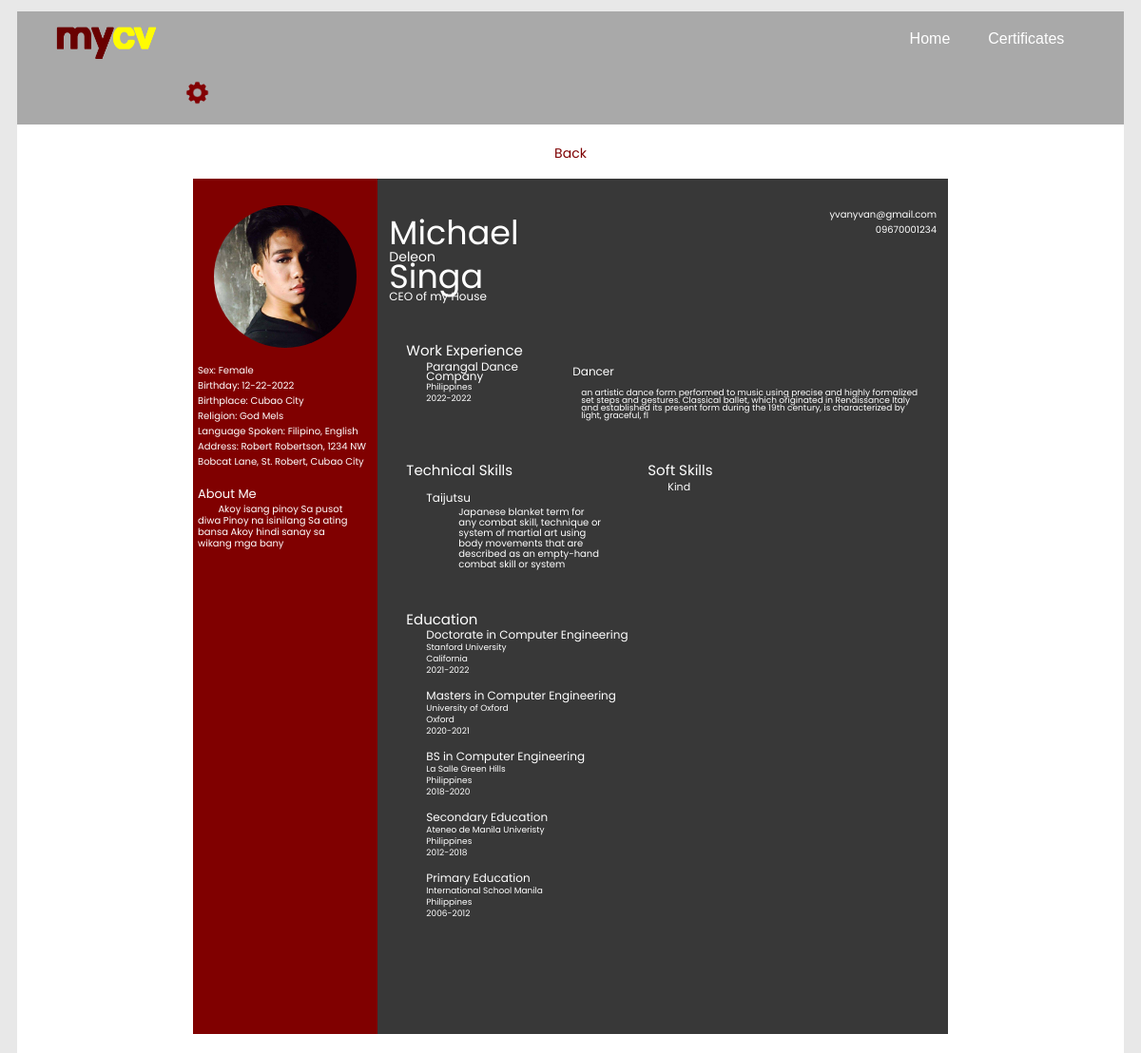
/webfaculty/faculty-studentresume2.php?uid=4, run on the app's committed database.
### tables this page shows
CREATE TABLE IF NOT EXISTS `personalinformation` (
  `uid` int(11) NOT NULL AUTO_INCREMENT,
  `profilepic` varchar(100) NOT NULL,
  `firstname` varchar(100) NOT NULL,
  `middlename` varchar(100) NOT NULL,
  `lastname` varchar(100) NOT NULL,
  `studentnumber` varchar(100) NOT NULL,
  `password` varchar(100) NOT NULL,
  `emailaddress` varchar(100) NOT NULL,
  `currentposition` varchar(100) NOT NULL,
  `birthdate` varchar(100) NOT NULL,
  `birthplace` varchar(100) NOT NULL,
  `gender` varchar(100) NOT NULL,
  `mobilenumber` varchar(100) NOT NULL,
  `address` varchar(100) NOT NULL,
  `religion` varchar(100) NOT NULL,
  `language` varchar(100) NOT NULL,
  `aboutme` varchar(5000) NOT NULL,
  `viewcourse` varchar(70) NOT NULL,
  `currentcourse` varchar(500) NOT NULL,
  `school` varchar(500) NOT NULL,
  `iskolar` varchar(200) NOT NULL,
  `bookmark` varchar(100) NOT NULL,
  `resumestatus` int(20) NOT NULL,
  PRIMARY KEY (`uid`)
);

CREATE TABLE IF NOT EXISTS `workexperience` (
  `id` int(11) NOT NULL AUTO_INCREMENT,
  `uid` int(11) NOT NULL,
  `companyname` varchar(100) NOT NULL,
  `country` varchar(100) NOT NULL,
  `year` varchar(100) NOT NULL,
  `vendor` varchar(100) NOT NULL,
  `description` varchar(255) NOT NULL,
  PRIMARY KEY (`id`)
);

CREATE TABLE IF NOT EXISTS `skills` (
  `id` int(11) NOT NULL AUTO_INCREMENT,
  `uid` int(11) NOT NULL,
  `type` varchar(100) NOT NULL,
  `skill` varchar(100) NOT NULL,
  `description` varchar(255) NOT NULL,
  PRIMARY KEY (`id`)
);

CREATE TABLE IF NOT EXISTS `education` (
  `id` bigint(20) NOT NULL AUTO_INCREMENT,
  `uid` bigint(20) NOT NULL,
  `courselevel` varchar(100) NOT NULL,
  `schoolname` varchar(100) NOT NULL,
  `country` varchar(100) NOT NULL,
  `year` varchar(100) NOT NULL,
  PRIMARY KEY (`id`)
);

### webfaculty/faculty-studentresume2.php (the view, shortened to what this page needs)
<!DOCTYPE html>
<?php
$uid = $_REQUEST['uid'];
?>
<head>
    <link rel="stylesheet" href="../css/faculty-studentresume1.css" />
</head>
<body>
	<div class="header">
		<div class="logo"><a href="faculty-home.php"><img src="../images/mycv.png" width="130px" height="60px"></a></div>
		<div class="home"><a href="faculty-home.php">Home</a></div>
		<div class="certificates"><a href="faculty-bookmarked.php">Certificates</a></div>
		<div class="settings"><input type="image" src="../images/settings.png" alt="settings" width="25px" height="25px" value="settings" onclick="divisionjava()"></div>
	</div>
	<div class="content">
			<center><div class="back"><form><a onclick="history.back()" style="cursor:pointer;">Back</a></form></div><br>
<?php
$result=mysql_query("SELECT * FROM personalinformation WHERE uid='$uid'");
	while($test = mysql_fetch_array($result)){
?>
	  <div class="container">
		<div class="table-row">
		 <div class="table-cell">
			<div class="avatar">
				<div><center><img src="../<?echo $test['profilepic'];?>" alt="Avatar" width="150" height="150"></center></div><br>
			</div>
			<div class="info">
				Sex: <?echo $test['gender'];?><br>
				Birthday: <?echo $test['birthdate'];?><br>
				Birthplace: <?echo $test['birthplace'];?><br>
				Religion: <?echo $test['religion'];?><br>
				Language Spoken: <?echo $test['language'];?><br>
				Address: <?echo $test['address'];?><br><br>
			</div>
			<div>
				<div class="about">About Me</div>
				<div class="p">&nbsp;&nbsp;&nbsp;&nbsp;&nbsp;&nbsp;&nbsp;&nbsp;<?echo $test['aboutme'];?>
				</div>
			</div>
		 </div>
		 <div class="table-cell2">
			<div class="box1">
				<div class="pepito"><?echo $test['firstname'];?></div>
				<div class="venancio"><?echo $test['middlename'];?></div>
				<div class="manaloto"><?echo $test['lastname'];?></div>
				<div class="course"><?echo $test['currentposition'];?></div>
			</div>
			<div class="box2">
				<div><?echo $test['emailaddress'];?></div>
				<div><?echo $test['mobilenumber'];?></div>
			</div>
			<?}?>
			<div>
				<table class="con" width="100%" border="0">
					<div>
						<thead>
							<td><div class="work">Work Experience</div></td>
							<td></td>
						</thead>
							<tbody>
								<?php
									$workexpquery=mysql_query("SELECT * FROM workexperience  WHERE uid='$uid' ORDER BY year DESC");
										while($workexp = mysql_fetch_array($workexpquery)){
											echo"<tr>";
											echo"<td width='25%'><div class='company'>".$workexp['companyname']."</div></td>";
											echo"<td width='75%'><div class='ganap'>".$workexp['vendor']."</div></td>";
											echo"</tr>";
											echo"<tr>";
											echo"<td><div class='detail1'>".$workexp['country']."</div></td>";
											echo"<td rowspan='4'><div class='detail2'>".$workexp['description']."</div></td>";
											echo"</tr>";
											echo"<tr><td><div class='detail1'>".$workexp['year']."</div></td></tr>";
											echo"<tr><td><div class='detail1'>&nbsp;</div></td></tr>";
											echo"<tr><td><div class='detail1'>&nbsp;</div></td></tr>";
										}
								?>
							</tbody>
					</div>
				</table>
				<br><br>
				<table class="con" border="0">
					<div>
						<thead>
							<td><div class="techskills">Technical Skills</div></td>
							<td><div class="skills">Soft Skills</div></td>
						</thead>
							<tbody>
								<tr>
									<td><div class="graphics"></div></td>
									<td rowspan="500" id="top"><div class="fastlearner">
									<?php
									$skillsquery=mysql_query("SELECT * FROM skills WHERE type='soft' and uid='$uid'");
										while($skillsres = mysql_fetch_array($skillsquery)){
											echo $skillsres['skill']."<br>";
										}
									?>
								</div></td>
								</tr>
								<?php
									$skillstechquery=mysql_query("SELECT * FROM skills WHERE type='technical' and uid='$uid'");
										while($skillstechres = mysql_fetch_array($skillstechquery)){
											echo "<tr><td><div class='graphics'>".$skillstechres['skill']."</div></td></tr>";
											echo "<tr><td><div class='samplemsg'>".$skillstechres['description']."</div></td></tr>";
										}
								?>
					</div>
				</table>
				<br><br>
				<table class="con">
					<div>
						<thead>
							<td><div class="educ">Education</div></td>
						</thead>
							<tbody>
								<?php
									$educationquery=mysql_query("SELECT * FROM education  WHERE uid='$uid' ORDER BY year DESC");
										while($educationres = mysql_fetch_array($educationquery)){
											echo "<tr><td><div class='details3'>".$educationres['courselevel']."</div></td></tr>";
											echo "<tr><td><div class='details4'>".$educationres['schoolname']."</div></td></tr>";
											echo "<tr><td><div class='details4'>".$educationres['country']."</div></td></tr>";
											echo "<tr><td><div class='details4'>".$educationres['year']."</div></td></tr>";
											echo "<tr><td><div class='details3'> &nbsp;</div></td></tr>";
										}
								?>
					</div>
				</table>
			</div>
		 </div>
		</div>
	  </div>
	</div>
  </body>
</html>

### css/faculty-studentresume1.css (style rules this page uses)
* { box-sizing: border-box; }
.header { overflow: hidden; background-color: #A9A9A9; max-width: 100%; min-height: 60px; }
.logo { float: left; padding: 1px; margin: 0 0 0 30px; }
.home { font-size: 16px; font-family: Poppins Bold, Arial; float: left; padding: 20px; margin: 0 0 0 65% ; }
.certificates { font-size: 16px; font-family: Poppins Bold, Arial; float: left; padding: 20px; margin: 0 0 0 0; }
.settings { font-size: 15px; float: left; color: black; padding: 15px; margin: 0 0 0 0 ; }
.logo, .home, .certificates, .settings { display: inline-block; }
.home a, .certificates a { float: left; color: white; text-decoration: none; transition:0.3s; }
a { color: #7E0102; text-decoration: none; }
body { margin: 1% auto auto auto; color: maroon; text-align: center; font-family: Poppins; font-size: 10px; width: 97%; background-color: #E8E8E8; }
.back { font-size: 14px; align-items: center; display: block; }
.content { background-color: white; padding: 20px; justify-content: center; align-items: center; width: 100%; }
.container { clear: both; display: table; width: 794px; align-items: center; }
.table-row { display: table-row; height: 900px; }
.table-cell { background: maroon; color: white; text-align: left; display: table-cell; padding: 5px; width:1%; }
img { border-radius: 50%; position: relative; display: flex; }
.info { width: 180px; }
.about { font-size: 13px; width: 100px; }
.p { width: 170px; bottom: 20px; line-height: 12px; }
.table-cell2 { background: #383838; color: white; text-align: left; display: table-cell; padding: 12px; width:30%; }
.box1 { float: left; width: 150px; height: 140px; margin: 5px position: relative; margin-top:18px; }
.pepito { font-size: 35px; width: 30px; }
.venancio { font-size: 14px; width: 50px; position: relative; bottom: 11px; }
.manaloto { font-size: 35px; width: 50px; position: relative; bottom: 28px; }
.course { font-size: 12px; width: 150px; position: relative; bottom: 42px; }
.box2 { float: right; text-align: right; width: 150px; height: 140px; margin: 5px position: relative; margin-top:18px; }
.work { font-size: 15px; margin-left: 1em; line-height: 16px; width: 150px; }
.company { font-size: 12px; margin-left: 3em; line-height: 10px; width: 150px; }
.ganap { font-size: 12px; line-height: 10px; width: 150px; }
.detail1 { font-size: 9px; margin-left: 4em; line-height: 8px; width: 150px; position: relative; bottom: 2px; }
.detail2 { font-size: 9px; margin-left: 1em; line-height: 8px; width: 95%; position: relative; bottom: 2px; }
.techskills { font-size: 15px; margin-left: 1em; line-height: 16px; width: 150px; }
.graphics { font-size: 12px; margin-left: 3em; line-height: 10px; width: 150px; position: relative; }
.samplemsg { font-size: 10px; margin-left: 7em; margin-bottom: 1em; line-height: 11px; width: 150px; }
.skills { font-size: 15px; line-height: 16px; margin-left: 3em; width: 150px; }
.fastlearner { margin-left: 6em; width: 150px; font-size: 11px; line-height: 11px; vertical-align: text-top; }
td#top { vertical-align: text-top; }
.educ { font-size: 15px; margin-left: 1em; line-height: 16px; position: relative; bottom: 3px; width: 150px; }
.details3 { font-size: 12px; margin-left: 3em; line-height: 10px; width: 250px; position: relative; bottom: 4px; }
.details4 { font-size: 9px; margin-left: 4em; line-height: 8px; width: 250px; position: relative; bottom: 4px; }

### data on the page
personalinformation: profilepic (picture), gender "Female", birthdate "12-22-2022", birthplace "Cubao City", religion "God Mels", language "Filipino, English", address "Robert Robertson, 1234 NW Bobcat Lane, St. Robert, Cubao City", aboutme "Akoy isang pinoy Sa pusot diwa Pinoy na isinilang Sa ating bansa Akoy hindi sanay sa wikang mga bany", firstname "Michael", middlename "Deleon", lastname "Singa", currentposition "CEO of my House", emailaddress "yvanyvan@gmail.com", mobilenumber "09670001234"
workexperience: companyname "Parangal Dance Company", vendor "Dancer", country "Philippines", description "an artistic dance form performed to music using precise and highly formalized set steps and gestures. Classical ballet, which originated in Renaissance Italy and established its present form during the 19th century, is characterized by light, graceful, fl", year "2022-2022"
skills: skill "Kind"
skills: skill "Taijutsu", description "Japanese blanket term for any combat skill, technique or system of martial art using body movements that are described as an empty-hand combat skill or system"
education: courselevel "Doctorate in Computer Engineering", schoolname "Stanford University", country "California", year "2021-2022"
education: courselevel "Masters in Computer Engineering", schoolname "University of Oxford", country "Oxford", year "2020-2021"
education: courselevel "BS in Computer Engineering", schoolname "La Salle Green Hills", country "Philippines", year "2018-2020"
education: courselevel "Secondary Education", schoolname "Ateneo de Manila Univeristy", country "Philippines", year "2012-2018"
education: courselevel "Primary Education", schoolname "International School Manila", country "Philippines", year "2006-2012"
